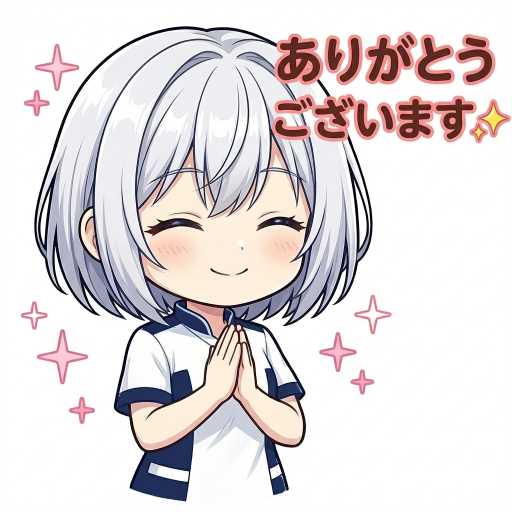
#> input picture その他/arigatougozaimasu2.png, 1024 x 1024 px, given in place of uploaded_image_1767126507374.jpg, which was not available (shown at 1/2 size)
$ python green_to_white_v1.py
#> lines starting #> are read from the running program, lines starting #| are printed output that depends on the picture; pictures that were not available may be replaced by others from this repository, and a replacement may not be noted
from PIL import Image, ImageMath, ImageFilter
import os

def green_to_white(input_path, output_path):
    # Load image
    img = Image.open(input_path).convert("RGBA")
    width, height = img.size
#> width = 1024; height = 1024

    # 1. Isolate Green Pixels
    # We'll use a mask where G is the dominant channel
    r, g, b, a = img.split()
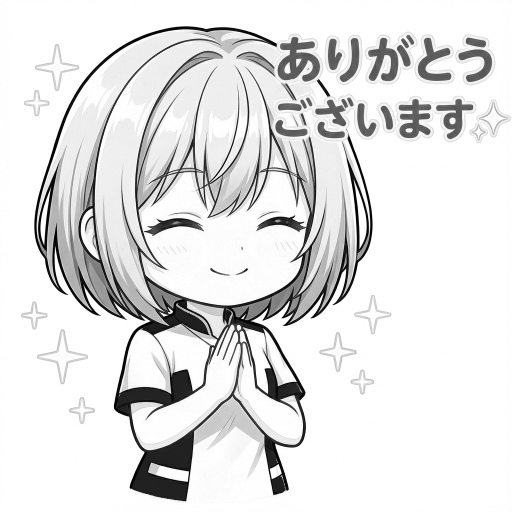
#> r: PIL image 1024x1024 L (shown at 1/2 size); min 0, max 255, mean 225.5
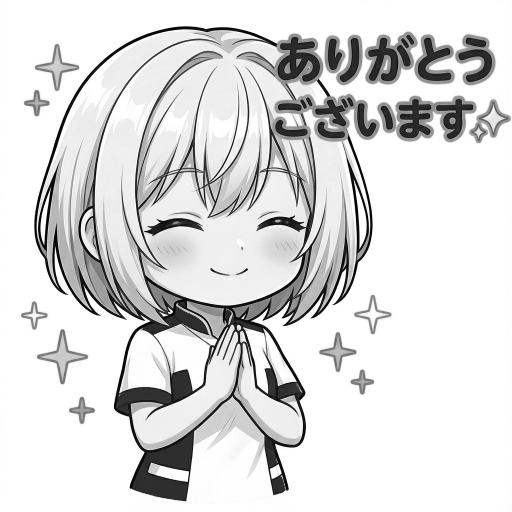
#> g: PIL image 1024x1024 L (shown at 1/2 size); min 0, max 255, mean 218.7
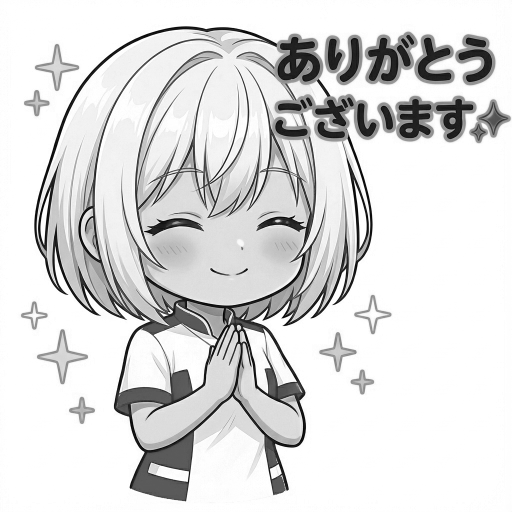
#> b: PIL image 1024x1024 L (shown at 1/2 size); min 0, max 255, mean 220
#> a: PIL image 1024x1024 L; every value is 255

    # Logic for lime green detecting: G > 100 and G > R*1.2 and G > B*1.2
    # ImageMath.eval is handy for channel logic
    # We want a mask that is 255 where it's green, 0 otherwise
#> (the run stopped early here; a loop or call above may not have finished)
